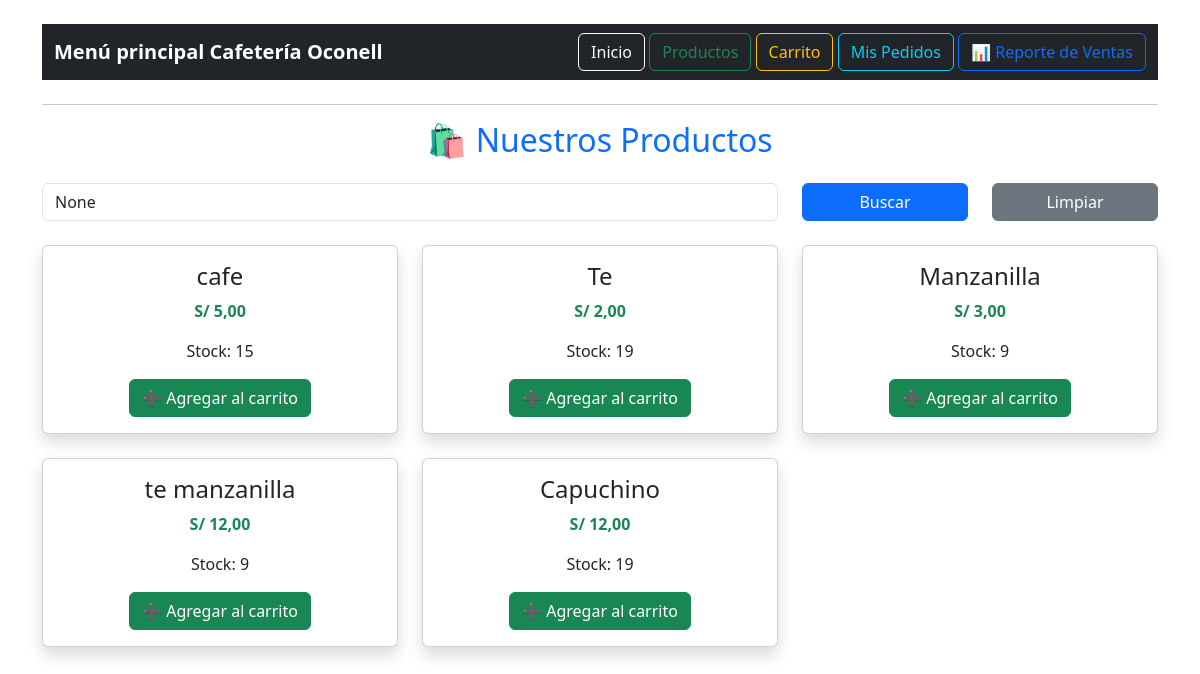
/productos/, run on the app's committed database.
### pedidos/models.py (models this page shows, shortened)
class Producto(models.Model):
    nombre = models.CharField(max_length=100)
    precio = models.DecimalField(max_digits=6, decimal_places=2)
    stock = models.IntegerField()
    activo = models.BooleanField(default=True)
    categoria = models.ForeignKey(Categoria, on_delete=models.SET_NULL, null=True)

### pedidos/views.py (the view)
# urls.py: path("productos/", views.lista_productos, name="lista_productos"),
def lista_productos(request):
    buscar = request.GET.get("buscar")
    productos = Producto.objects.all()
    if buscar:
        productos = productos.filter(nombre__icontains=buscar)
    return render(
        request,
        "productos/lista.html",
        {
            "productos": productos,
            "buscar": buscar
        }
    )

### pedidos/templates/productos/lista.html
{% extends 'base.html' %}
{% block content %}
<h2 class="text-center text-primary mb-4">
    🛍️ Nuestros Productos
</h2>
<form method="GET" class="mb-4">
    <div class="row">
        <div class="col-md-8">
            <input
                type="text"
                name="buscar"
                class="form-control"
                placeholder="Buscar producto..."
                value="{{ buscar }}">
        </div>
        <div class="col-md-2">
            <button class="btn btn-primary w-100">
                Buscar
            </button>
        </div>
        <div class="col-md-2">
            <a href="{% url 'lista_productos' %}"
                class="btn btn-secondary w-100">
                Limpiar
            </a>
        </div>
    </div>
</form>
<div class="row">
    {% for p in productos %}
    <div class="col-md-4 mb-4">
        <div class="card shadow h-100">
            <div class="card-body text-center">
                <h4>{{ p.nombre }}</h4>
                <p class="text-success fw-bold">
                    S/ {{ p.precio }}
                </p>
                <p>
                    Stock: {{ p.stock }}
                </p>
                <a href="{% url 'agregar' p.id %}"
                class="btn btn-success">
                    ➕ Agregar al carrito
                </a>
            </div>
        </div>
    </div>
    {% endfor %}
</div>
{% endblock %}

### pedidos/templates/base.html (shortened to what this page needs)
<!DOCTYPE html>
<html lang="es">
<head>
    <link href="https://cdn.jsdelivr.net/npm/bootstrap@5.3.0/dist/css/bootstrap.min.css" rel="stylesheet">
</head>
<body>
<div class="container mt-4">
    <nav class="navbar navbar-expand-lg navbar-dark bg-dark mb-4">
    <div class="container">
        <a class="navbar-brand fw-bold">
            Menú principal Cafetería Oconell
        </a>
        <div>
            <a href="/inicio/" class="btn btn-outline-light">
                Inicio
            </a>
            <a href="/productos/" class="btn btn-outline-success">
                Productos
            </a>
            <a href="/carrito/" class="btn btn-outline-warning">
                Carrito
            </a>
            <a href="/mis-pedidos/" class="btn btn-outline-info">
                Mis Pedidos
            </a>
            <a href="{% url 'reporte_ventas' %}" class="btn btn-outline-primary">
                📊 Reporte de Ventas
            </a>
        </div>
    </div>
</nav>
    <hr>
    {% block content %}{% endblock %}
</div>
</body>
</html>

### data on the page
Producto: nombre "cafe", precio "5,00", stock "15"
Producto: nombre "Te", precio "2,00", stock "19"
Producto: nombre "Manzanilla", precio "3,00", stock "9"
Producto: nombre "te manzanilla", precio "12,00", stock "9"
Producto: nombre "Capuchino", precio "12,00", stock "19"
